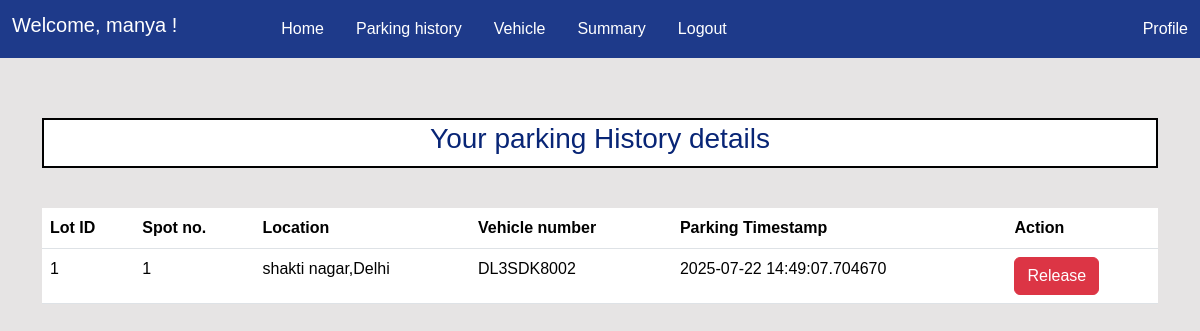
The page /parking/history (signed in) on the database as committed earlier.
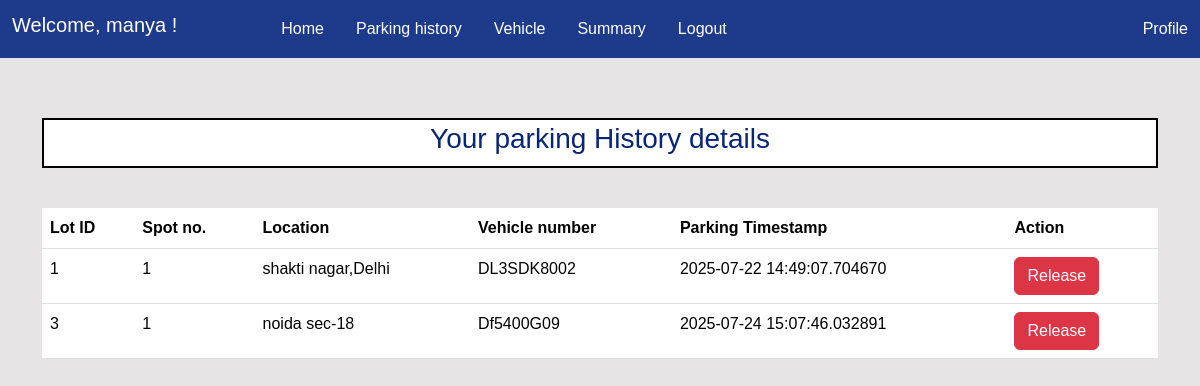
The same page on the database as committed later.
### models.py (models this page shows)
class Reservation(db.Model):
    id = db.Column(db.Integer, primary_key=True)
    user_id = db.Column(db.Integer, db.ForeignKey('user.id'), nullable=False)
    lot_id = db.Column(db.Integer, db.ForeignKey('parkinglot.id'), nullable=False)
    spot_id = db.Column(db.Integer, db.ForeignKey('parkingspot.id'), nullable=False)
    vehicle_id = db.Column(db.Integer, db.ForeignKey('vehicle.id'), nullable=False)
    parking_timestamp = db.Column(db.DateTime, nullable=False)
    leaving_timestamp = db.Column(db.DateTime, nullable=True)
    total_cost = db.Column(db.Float, nullable=True)

class ParkingSpot(db.Model):
    __tablename__ = 'parkingspot'
    id = db.Column(db.Integer, primary_key=True)
    lot_id = db.Column(db.Integer, db.ForeignKey('parkinglot.id'), nullable=False)
    spot_number = db.Column(db.Integer, nullable=False)
    is_occupied = db.Column(db.Boolean, default=False)
    reserved_spot = db.relationship('Reservation', backref='parkingspot', lazy=True )

class ParkingLot(db.Model):
    __tablename__ = 'parkinglot'
    id = db.Column(db.Integer, primary_key=True)
    name = db.Column(db.String(50), nullable=False)
    address = db.Column(db.String(100), nullable=False)
    pincode = db.Column(db.String(10), nullable=False)
    total_spots = db.Column(db.Integer, nullable=False)
    price_per_hour = db.Column(db.Float, nullable=False)
    spots= db.relationship('ParkingSpot', backref='parkinglot', lazy=True,cascade="all, delete-orphan" )
    lots= db.relationship('Reservation', backref='parkinglot', lazy=True)

class Vehicle(db.Model):
    id = db.Column(db.Integer, primary_key=True)
    user_id = db.Column(db.Integer, db.ForeignKey('user.id'), nullable=False)
    vehicle_number = db.Column(db.String(25), unique=True, nullable=False)
    vehicle_type = db.Column(db.String(20))
    reserved_vehicle = db.relationship('Reservation', backref='vehicle', lazy=True)

### routes.py (the view)
@app.route('/parking/history')
@auth_required
def parking_history():
    reservations=Reservation.query.filter_by(user_id=session['user_id'],leaving_timestamp=None).all()
    return render_template('user/parkinghistory.html',reservations=reservations)

### routes.py (called while the page is built)
def auth_required(f):
    @wraps(f) #create different function object
    def decorated_function(*args, **kwargs):
        if 'user_id' not in session:
            return redirect(url_for('login'))
        else:
            return f(*args, **kwargs)
    return decorated_function

### templates/user/parkinghistory.html
{% extends 'layout.html' %}
{% block content %}
    <div class="heading d-flex chfont">
        <h3>Your parking History details</h3>
    </div>
    <table class="table">
        <thead>
            <tr>
                <th>Lot ID</th>
                <th>Spot no.</th>
                <th>Location</th>
                <th>Vehicle number</th>
                <th>Parking Timestamp</th>
                <th>Action</th>
            </tr>
        <tbody>
            {% for reservation in reservations %}
            <tr>
                <td>{{reservation.lot_id}}</td>
                <td>{{reservation.parkingspot.spot_number}}</td>
                <td>{{reservation.parkinglot.address}}</td>
                <td>{{reservation.vehicle.vehicle_number}}</td>
                <td>{{reservation.parking_timestamp}}</td>
                <td>
                    <a href="{{url_for('release',id=reservation.id)}}" class="btn btn-danger">
                        Release
                    </a>
                </td>
            </tr>
            {% endfor %}
        </tbody>
        </thead>
    </table>
{% endblock %}

Rows that differ between the two databases and show on the page:
added Reservation: lot_id "3", parkingspot.spot_number "1", parkinglot.address "noida sec-18", vehicle.vehicle_number "Df5400G09", parking_timestamp "2025-07-24 15:07:46.032891"
